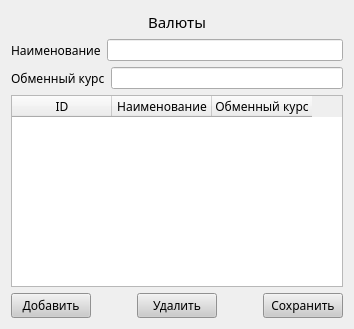
        <widget class="QWidget" name="page_3_for_admin">
         <layout class="QVBoxLayout" name="verticalLayout_8">
          <item alignment="Qt::AlignHCenter">
           <widget class="QLabel" name="label_3">
            <property name="font">
             <font>
              <family>Nunito ExtraBold</family>
              <pointsize>11</pointsize>
              <weight>50</weight>
              <italic>false</italic>
              <bold>false</bold>
             </font>
            </property>
            <property name="text">
             <string>Валюты</string>
            </property>
           </widget>
          </item>
          <item>
           <layout class="QVBoxLayout" name="verticalLayout_11">
            <item>
             <layout class="QHBoxLayout" name="horizontalLayout_24">
              <item>
               <widget class="QLabel" name="label_22">
                <property name="font">
                 <font>
                  <family>Nunito</family>
                 </font>
                </property>
                <property name="text">
                 <string>Наименование</string>
                </property>
               </widget>
              </item>
              <item>
               <widget class="QLineEdit" name="curr_name"/>
              </item>
             </layout>
            </item>
            <item>
             <layout class="QHBoxLayout" name="horizontalLayout_25">
              <item>
               <widget class="QLabel" name="label_23">
                <property name="font">
                 <font>
                  <family>Nunito</family>
                 </font>
                </property>
                <property name="text">
                 <string>Обменный курс</string>
                </property>
               </widget>
              </item>
              <item>
               <widget class="QLineEdit" name="curr_ex_rate"/>
              </item>
             </layout>
            </item>
           </layout>
          </item>
          <item>
           <widget class="QTableWidget" name="table_currencies">
            <property name="font">
             <font>
              <family>Nunito</family>
             </font>
            </property>
            <column>
             <property name="text">
              <string>ID</string>
             </property>
            </column>
            <column>
             <property name="text">
              <string>Наименование</string>
             </property>
            </column>
            <column>
             <property name="text">
              <string>Обменный курс</string>
             </property>
            </column>
           </widget>
          </item>
          <item>
           <layout class="QHBoxLayout" name="horizontalLayout_26">
            <item>
             <widget class="QPushButton" name="curr_add">
              <property name="font">
               <font>
                <family>Nunito</family>
               </font>
              </property>
              <property name="styleSheet">
               <string notr="true">background-color: rgb(203, 203, 203);</string>
              </property>
              <property name="text">
               <string>Добавить</string>
              </property>
             </widget>
            </item>
            <item>
             <spacer name="horizontalSpacer_7">
              <property name="orientation">
               <enum>Qt::Horizontal</enum>
              </property>
              <property name="sizeType">
               <enum>QSizePolicy::Fixed</enum>
              </property>
              <property name="sizeHint" stdset="0">
               <size>
                <width>40</width>
                <height>20</height>
               </size>
              </property>
             </spacer>
            </item>
            <item>
             <widget class="QPushButton" name="curr_delete">
              <property name="font">
               <font>
                <family>Nunito</family>
               </font>
              </property>
              <property name="styleSheet">
               <string notr="true">background-color: rgb(203, 203, 203);</string>
              </property>
              <property name="text">
               <string>Удалить</string>
              </property>
             </widget>
            </item>
            <item>
             <spacer name="horizontalSpacer_8">
              <property name="orientation">
               <enum>Qt::Horizontal</enum>
              </property>
              <property name="sizeType">
               <enum>QSizePolicy::Fixed</enum>
              </property>
              <property name="sizeHint" stdset="0">
               <size>
                <width>40</width>
                <height>20</height>
               </size>
              </property>
             </spacer>
            </item>
            <item>
             <widget class="QPushButton" name="curr_save">
              <property name="font">
               <font>
                <family>Nunito</family>
               </font>
              </property>
              <property name="styleSheet">
               <string notr="true">background-color: rgb(203, 203, 203);</string>
              </property>
              <property name="text">
               <string>Сохранить</string>
              </property>
             </widget>
            </item>
           </layout>
          </item>
         </layout>
        </widget>
